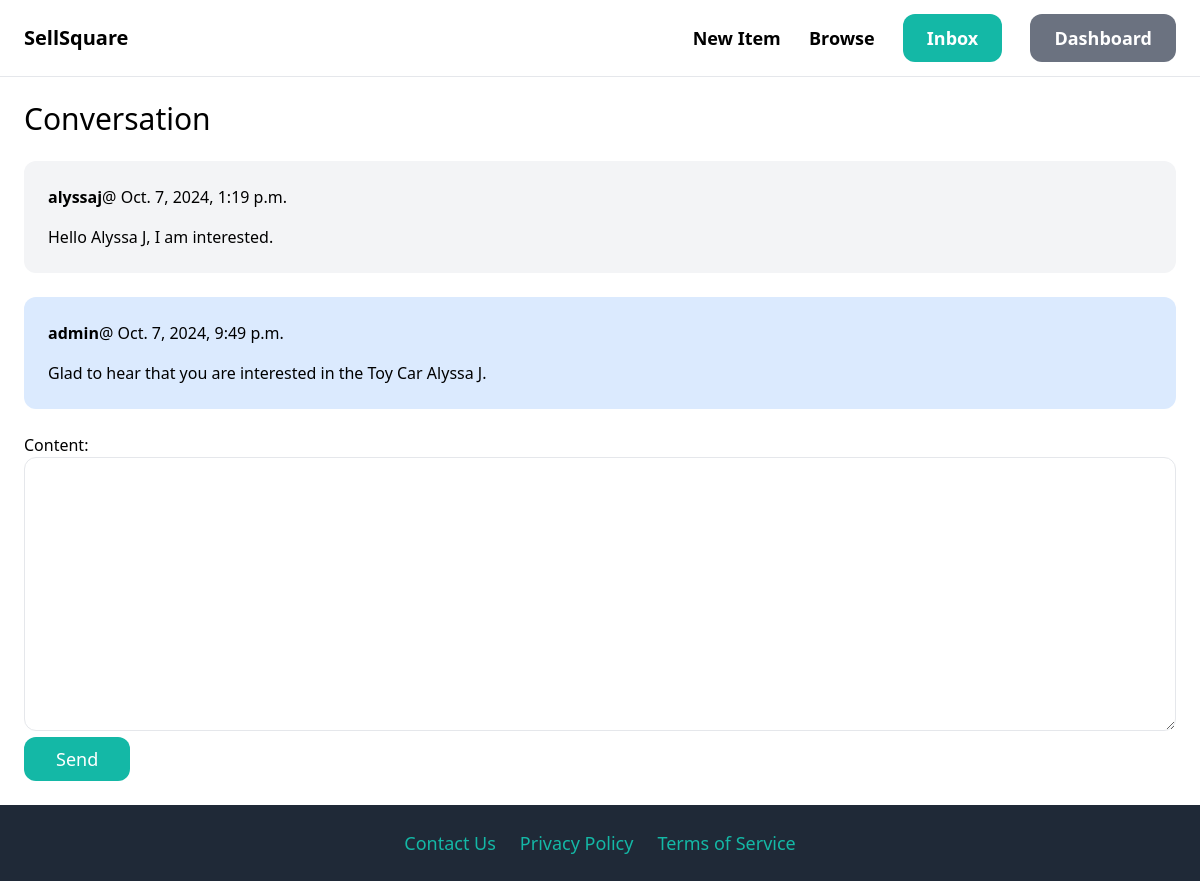
The page /inbox/1/ (signed in) on the database its author committed.
### conversation/models.py (models this page shows)
class ConversationMessage(models.Model):
    conversation = models.ForeignKey(Conversation, related_name='messages', on_delete=models.CASCADE)
    content = models.TextField()
    created_at = models.DateTimeField(auto_now_add=True)
    created_by = models.ForeignKey(User, related_name='created_messages', on_delete=models.CASCADE)

### conversation/views.py (the view)
# urls.py: path('<int:pk>/', views.detail, name='detail'),
@login_required
def detail(request, pk):
    conversation = Conversation.objects.filter(members__in=[request.user.id]).get(pk=pk)
    if request.method == 'POST':
         form = ConversationMessageForm(request.POST)
         if form.is_valid():
             conversation_message = form.save(commit=False)
             conversation_message.conversation = conversation
             conversation_message.created_by = request.user
             conversation_message.save()
             conversation.save()
             return redirect('conversation:detail', pk=pk)
    else:
        form = ConversationMessageForm()
    return render(request,'conversation/detail.html', {'conversation': conversation, 'form': form})

### conversation/forms.py
class ConversationMessageForm(forms.ModelForm):
    class Meta:
        model = ConversationMessage
        fields = ('content',)
        widgets = {
            'content': forms.Textarea(attrs={
                'class': 'w-full py-4 px-6 rounded-xl border'
            })
        }

### conversation/templates/conversation/detail.html (shortened to what this page needs)
{% extends 'core/base.html' %}
{% block content %}
<h1 class ="mb-6 text-3xl">Conversation</h1>
<div class="space-y-6">
    {% for message in conversation.messages.all %}
            <div class="p-6 flex {% if message.created_by == request.user %}bg-blue-100{% else %}bg-gray-100 {% endif %} rounded-xl">
                <div>
                    <p class="mb-4"><strong>{{ message.created_by.username }}</strong>@ {{ message.created_at }}</p>
                    <p>{{ message.content }}</p>
                </div>
            </div>
    {% endfor %}
</div>
<form method="post" action="." class="mt-6">
    {{ form.as_p }}
    <button class="py-2 px-8 text-lg bg-teal-500 hover:bg-teal-700 rounded-xl text-white">Send</button>
</form>
{% endblock %}

### rows shown on the page
ConversationMessage: created_by.username "alyssaj", created_at "Oct. 7, 2024, 1:19 p.m.", content "Hello Alyssa J, I am interested."
ConversationMessage: created_by.username "admin", created_at "Oct. 7, 2024, 9:49 p.m.", content "Glad to hear that you are interested in the Toy Car Alyssa J."
